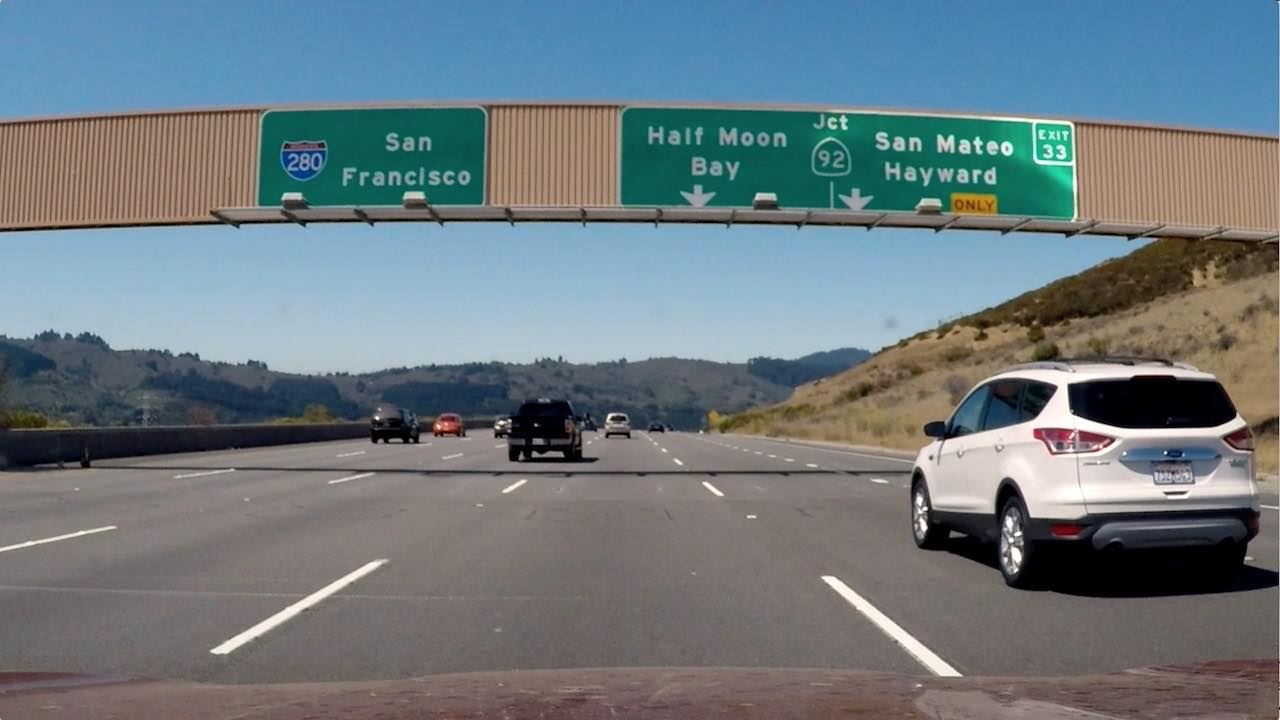
#> input picture signs_vehicles_xygrad.jpg, 1280 x 720 px
$ jupyter execute --allow-errors Pipeline.ipynb   (older library calls are emulated)
#> lines starting #> are read from the running program, lines starting #| are printed output that depends on the picture; after the words box and inside, x2 and y2 are one past the last pixel; in counts of white or black regions, pixels touching at a corner belong together
#> further down, image is the input picture: shape (720, 1280, 3); mean R, G, B 109.2, 121.6, 127.4
[cell 1]
# Calibration of camera
import numpy as np
import cv2
import glob
import pickle

objp = np.zeros((6*9,3), np.float32)
objp[:,:2] = np.mgrid[0:9,0:6].T.reshape(-1,2)

objpoints = []
imgpoints = []

images = glob.glob("./camera_cal/calibration*.jpg")

for idx, fname in enumerate(images):
    img = cv2.imread(fname)
    gray = cv2.cvtColor(img, cv2.COLOR_BGR2GRAY)

    ret, corners = cv2.findChessboardCorners(gray, (9,6), None)

    if ret:
        print("Chessboard corners of file: {}".format(fname))
        objpoints.append(objp)
        imgpoints.append(corners)


        cv2.drawChessboardCorners(img, (9,6), corners, ret)
        ofname = "output_images/with_corners{}.jpg".format(idx)
        cv2.imwrite(ofname, img)

img = cv2.imread("./camera_cal/calibration1.jpg")  # To get the image shape
#> (the rest of this cell did not finish here and is left out)

[cell 2]
# tracker
class Tracker:
    # [41 lines left out: functions __init__, find_window_centroids, not called in this run]

[cell 3]


def abs_sobel_thresh(img, orient='x', sobel_kernel=3, thresh=(0, 255)):
    gray = cv2.cvtColor(img, cv2.COLOR_BGR2GRAY)
    # Calculate directional gradient
    if orient == 'x':
        sobel = cv2.Sobel(gray, cv2.CV_64F, 1, 0, ksize=sobel_kernel)
    elif orient == 'y':
        sobel = cv2.Sobel(gray, cv2.CV_64F, 0, 1, ksize=sobel_kernel)
    else:
        raise Error("Unsupported direction for gradient")
    # Apply threshold
    abs_sobel = np.absolute(sobel)
    abs_sobel = np.uint8(255 * abs_sobel / np.max(abs_sobel))
    grad_binary = np.zeros_like(abs_sobel)
    grad_binary[(abs_sobel >= thresh[0]) & (abs_sobel <= thresh[1])] = 1
    return grad_binary

# [21 lines left out: functions hls_thresh, window_mask, not called in this run]

# TODO: Insert color threasholding based on HSV here

#> (a cell that did not finish here is left out)

[cell 5]
import numpy as np
import cv2
from matplotlib import pyplot as plt
import matplotlib.image as mpimg


def mag_thresh(image, sobel_kernel=3, thresh=(0, 255)):
    gray = cv2.cvtColor(img, cv2.COLOR_BGR2GRAY)
    # Calculate directional gradient
    sobelx = cv2.Sobel(gray, cv2.CV_64F, 1, 0, ksize=sobel_kernel)
    sobely = cv2.Sobel(gray, cv2.CV_64F, 0, 1, ksize=sobel_kernel)
    sobel = np.sqrt(sobelx**2 + sobely**2)
    scaled_sobel = np.uint8(255 * sobel / np.max(sobel))
    mag_binary = np.zeros_like(scaled_sobel)
    mag_binary[(scaled_sobel >= thresh[0]) & (scaled_sobel <= thresh[1])] = 1
    return mag_binary

# [20 lines left out: functions dir_threshold, hls_select, not called in this run]

def pipeline(img, s_thresh=(170, 255), sx_thresh=(20, 100)):
#> called with s_thresh = (170, 255), sx_thresh = (20, 100)
    img = np.copy(img)
    # Convert to HSV color space and separate the V channel
    hsv = cv2.cvtColor(img, cv2.COLOR_RGB2HLS).astype(np.float)
    l_channel = hsv[:,:,1]
    s_channel = hsv[:,:,2]
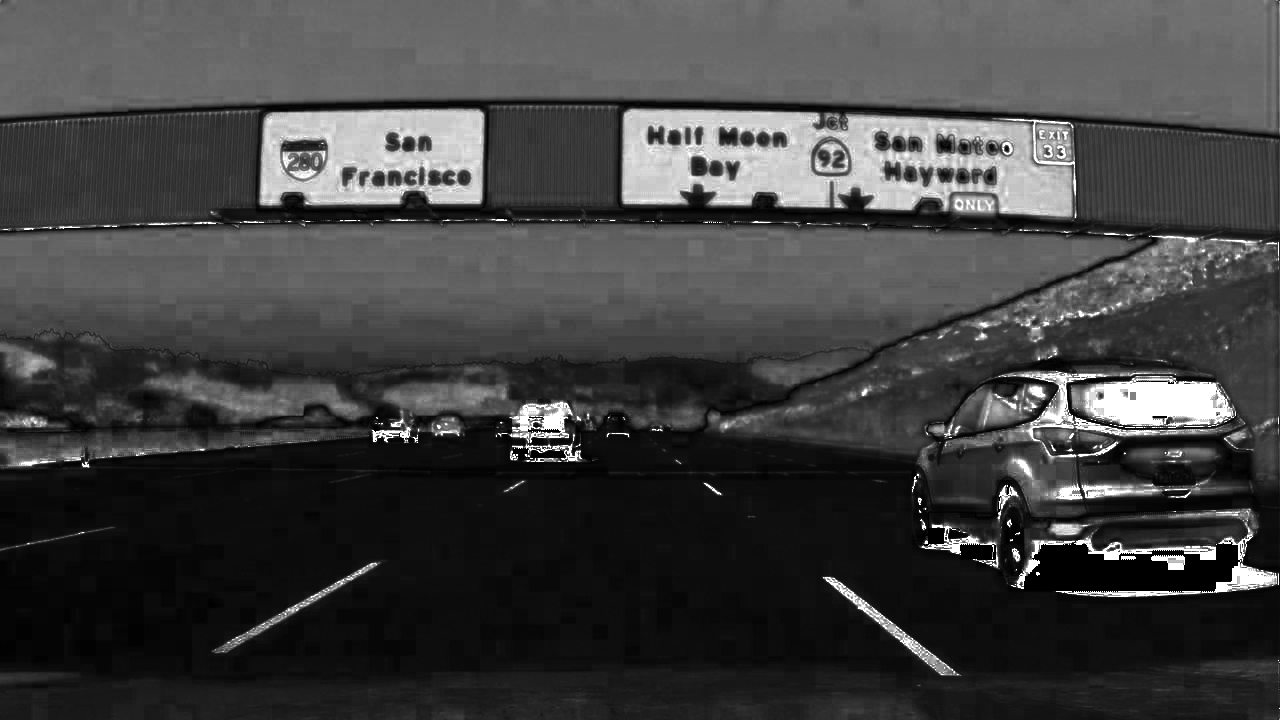
#> s_channel: shape (720, 1280) float64; min 0, max 255, mean 64.6
    # Sobel x
    sobelx = cv2.Sobel(l_channel, cv2.CV_64F, 1, 0) # Take the derivative in x
    abs_sobelx = np.absolute(sobelx) # Absolute x derivative to accentuate lines away from horizontal
    scaled_sobel = np.uint8(255*abs_sobelx/np.max(abs_sobelx))

    # Threshold x gradient
    sxbinary = np.zeros_like(scaled_sobel)
    sxbinary[(scaled_sobel >= sx_thresh[0]) & (scaled_sobel <= sx_thresh[1])] = 1

    # Threshold color channel
    s_binary = np.zeros_like(s_channel)
    s_binary[(s_channel >= s_thresh[0]) & (s_channel <= s_thresh[1])] = 1
    # Stack each channel
    # Note color_binary[:, :, 0] is all 0s, effectively an all black image. It might
    # be beneficial to replace this channel with something else.
    color_binary = np.dstack(( np.zeros_like(sxbinary), sxbinary, s_binary))
    return color_binary


image = mpimg.imread("signs_vehicles_xygrad.jpg")

pipeline_binary = pipeline(image)

# Choose a Sobel kernel size
ksize = 3 # Choose a larger odd number to smooth gradient measurements

# Apply each of the thresholding functions
gradx = abs_sobel_thresh(image, orient='x', sobel_kernel=ksize, thresh=(20, 100))
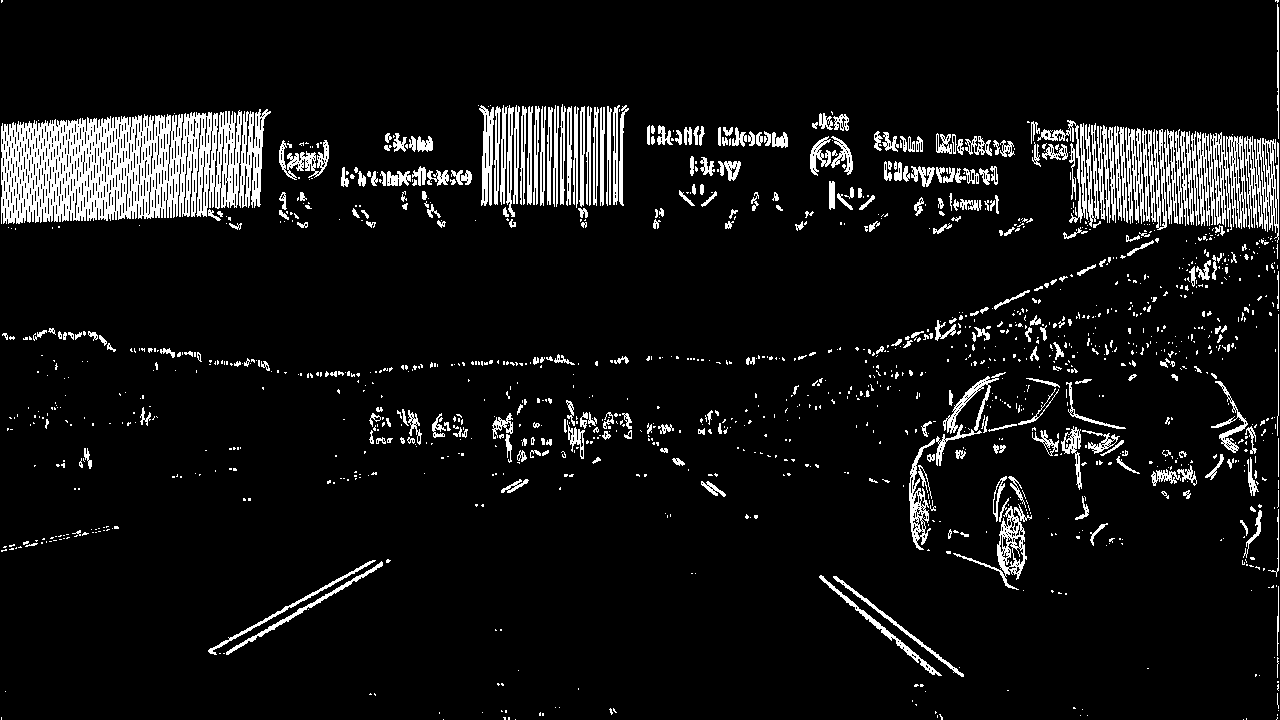
#> gradx: shape (720, 1280); values 0 (black) and 1 (white), 7.9% white; 1389 white regions (1048 under 20 px), largest, box (x1, y1, x2, y2) and area: (1, 110, 242, 224) 18710, (1197, 132, 1247, 230) 2650, (1244, 136, 1279, 243) 1822
grady = abs_sobel_thresh(image, orient='y', sobel_kernel=ksize, thresh=(20, 100))
#> call 2 of abs_sobel_thresh, with orient = 'y', sobel_kernel = 3, thresh = (20, 100)
#> in abs_sobel_thresh (call 2), `sobel = cv2.Sobel(gray, cv2.CV_64F, 0, 1, ksize=sobel_kernel)`:
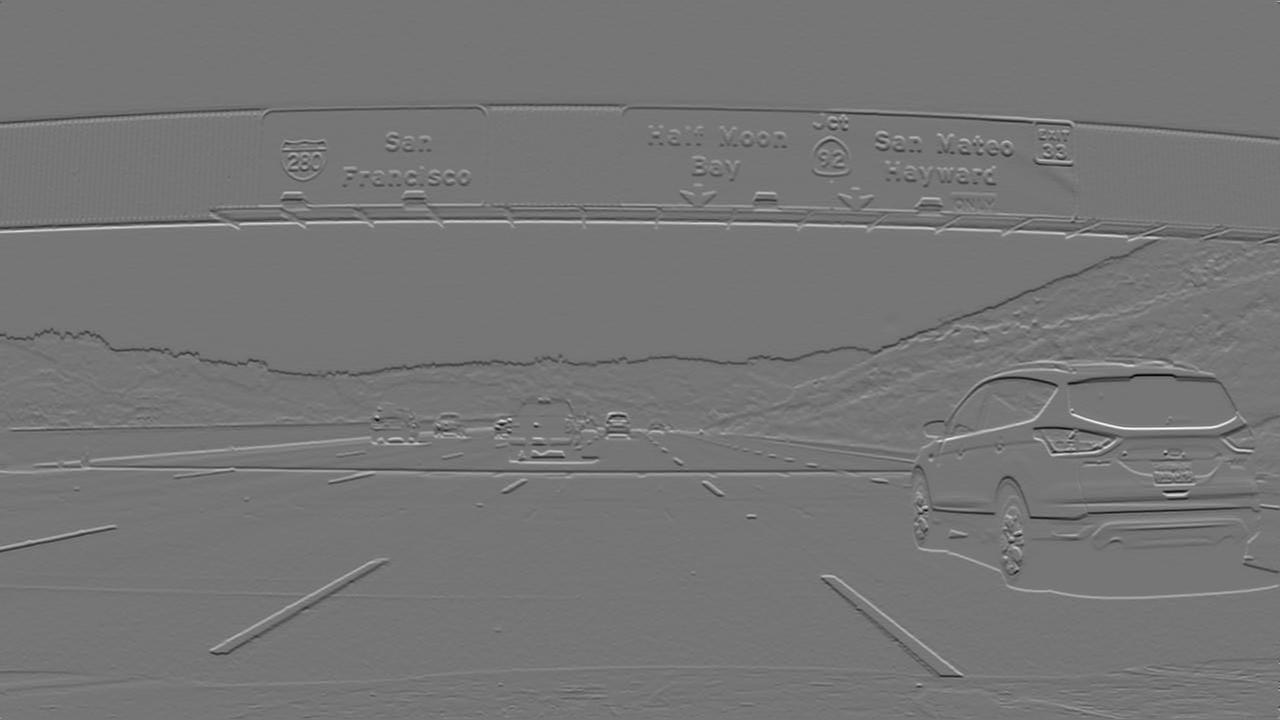
#> sobel: shape (720, 1280) float64; min -793, max 920, mean -0.5; drawn with min black and max white
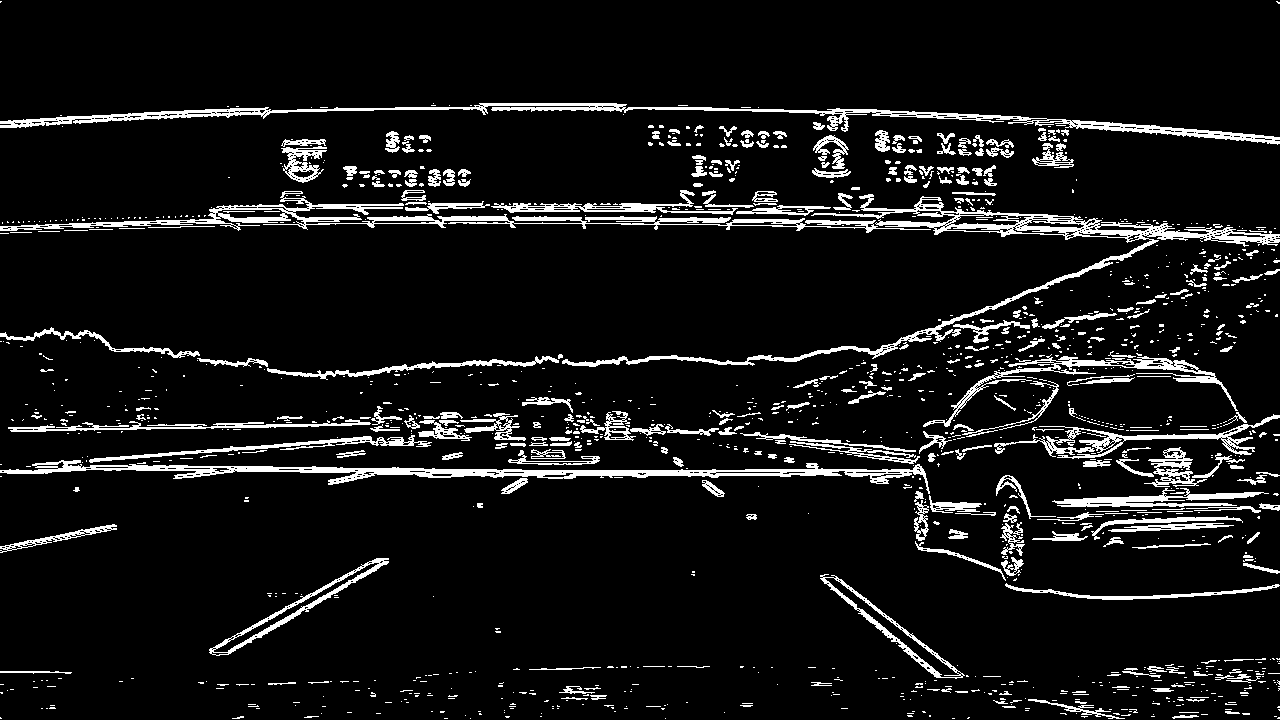
#> grady: shape (720, 1280); values 0 (black) and 1 (white), 8.1% white; 1375 white regions (1054 under 20 px), largest, box (x1, y1, x2, y2) and area: (562, 194, 1280, 367) 7387, (0, 103, 1280, 145) 6589, (0, 460, 930, 494) 6150
#> (the rest of this cell did not finish here and is left out)

dir_binary = dir_threshold(image, sobel_kernel=ksize, thresh=(0.7, 1.3))

hls_binary = hls_select(image, thresh=(90, 255))

combined = np.zeros_like(dir_binary)
combined[((gradx == 1) & (grady == 1)) | ((mag_binary == 1) & (dir_binary == 1))] = 1

f, (ax1, ax2) = plt.subplots(1, 2, figsize=(24, 9))
f.tight_layout()
gray = cv2.cvtColor(img, cv2.COLOR_BGR2GRAY)
# ax1.imshow(gray, cmap='gray')
ax1.imshow(image)
ax1.set_title('Original Image', fontsize=50)
ax2.imshow(combined, cmap='gray')
ax2.set_title('Combined Gradient', fontsize=50)
plt.subplots_adjust(left=0., right=1, top=0.9, bottom=0.)
plt.show()
